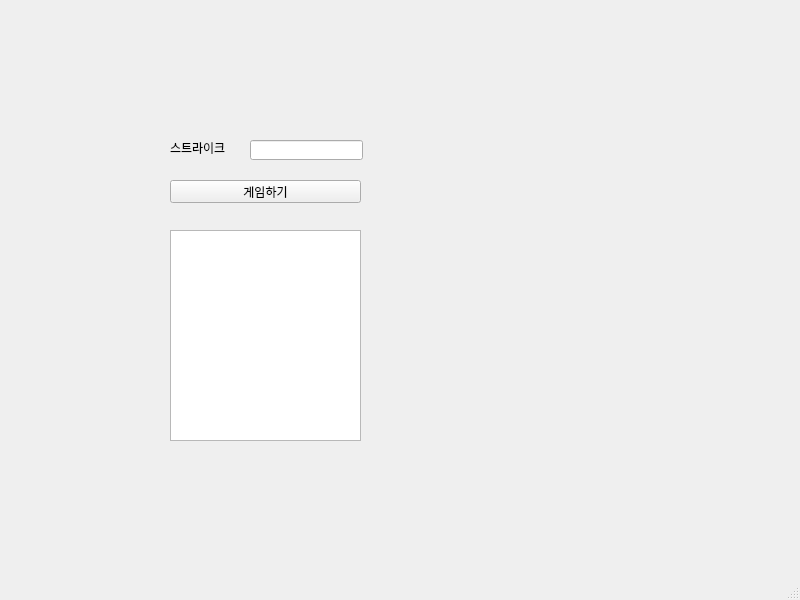
<?xml version="1.0" encoding="UTF-8"?>
<ui version="4.0">
 <class>MainWindow</class>
 <widget class="QMainWindow" name="MainWindow">
  <property name="geometry">
   <rect>
    <x>0</x>
    <y>0</y>
    <width>800</width>
    <height>600</height>
   </rect>
  </property>
  <property name="windowTitle">
   <string>MainWindow</string>
  </property>
  <widget class="QWidget" name="centralwidget">
   <widget class="QLabel" name="lbl">
    <property name="geometry">
     <rect>
      <x>170</x>
      <y>140</y>
      <width>71</width>
      <height>16</height>
     </rect>
    </property>
    <property name="text">
     <string>스트라이크</string>
    </property>
   </widget>
   <widget class="QLineEdit" name="le">
    <property name="geometry">
     <rect>
      <x>250</x>
      <y>140</y>
      <width>113</width>
      <height>20</height>
     </rect>
    </property>
   </widget>
   <widget class="QPushButton" name="pb">
    <property name="geometry">
     <rect>
      <x>170</x>
      <y>180</y>
      <width>191</width>
      <height>23</height>
     </rect>
    </property>
    <property name="text">
     <string>게임하기</string>
    </property>
   </widget>
   <widget class="QTextEdit" name="te">
    <property name="geometry">
     <rect>
      <x>170</x>
      <y>230</y>
      <width>191</width>
      <height>211</height>
     </rect>
    </property>
   </widget>
  </widget>
  <widget class="QMenuBar" name="menubar">
   <property name="geometry">
    <rect>
     <x>0</x>
     <y>0</y>
     <width>800</width>
     <height>21</height>
    </rect>
   </property>
  </widget>
  <widget class="QStatusBar" name="statusbar"/>
 </widget>
 <resources/>
 <connections/>
</ui>
